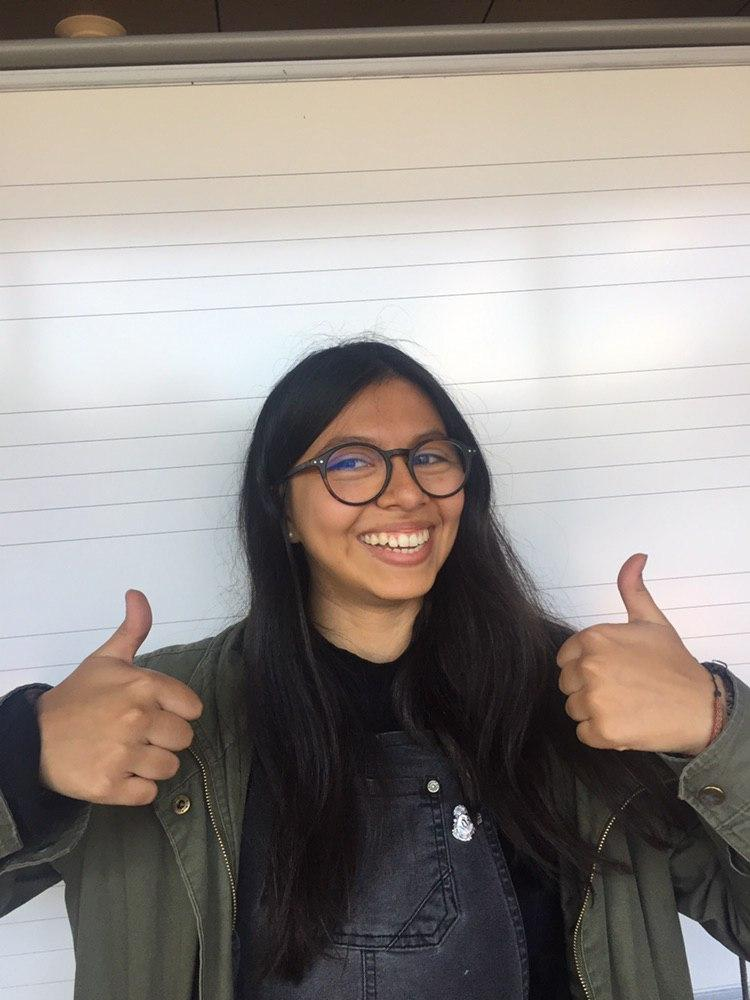
//> input picture proyecto/prueba/build/10.jpg, 750 x 1000 px
$ ./cara prueba/build/10.jpg   (built with g++ and OpenCV 4)
//> lines starting //> are read from the running program, lines starting //| are printed output that depends on the picture; after the words box and inside, x2 and y2 are one past the last pixel; in counts of white or black regions, pixels touching at a corner belong together
#include "opencv2/imgproc.hpp"
#include "opencv2/imgcodecs.hpp"
#include "opencv2/highgui.hpp"
#include <iostream>

using namespace cv;
using namespace std;

// todas las funciones, de ser necesario, convierten la imagen a gris, y al final lo retornan a bgr, para evitar complicaciones
// la imagen al ser retornada por una funcion, siempre va a ser bgr

// umbralizado
// back projection
void backProjection(Mat src, Mat &dst , int bins);
// otsu solo tomando en cuenta grises
void otsu(Mat &src, Mat &dst);
// otsu tomando en cuenta rgb, los colores inferiores al umbral los binarisa, el resto quedan intactos
void otsu2(Mat &src, Mat &res);
// valores superiores al umbral se les da el valor del umbral
void corteInferiorUmbral(Mat & src, Mat & dst, int umbral);

// suavizado
// se hace un suavizado por un kernel de tamaño kernel_size promedio
void suavisarPromedio( Mat &img, Mat &dst , int kernel_size);
// experimento, se ve chevere pero no fue muy util
void suavisarExp(Mat img, Mat &dst);


// se realiza el gradiente morfologico, primero erocion y luego dilatacion
void limpiar(Mat &img,Mat &res, int tipoero, int tipodil, int tam);
// retorna el histograma de la imagen src
void histograma(Mat src,Mat &histImg);
// ecualiza el histograma de la imagen src
void equalize( Mat &src , Mat &dst);


// supone agrupar colores en cantidad de cortes
void agruparColores( Mat &src, Mat &res, int cortes );
// igual pero con grises
void agruparGrises( Mat &src, Mat &res, int cortes );

int main( int argc, char* argv[] )
{
    CommandLineParser parser( argc, argv, "{@input |  | input image}" );
    Mat src = imread( parser.get<String>( "@input" ) );
//> src is the input picture: 1000 rows x 750 cols, CV_8UC3; mean B, G, R 136.1, 140.7, 148.2

    if( src.empty() )
    {
        cout << "Could not open or find the image!\n" << endl;
        cout << "Usage: " << argv[0] << " <Input image>" << endl;
        return -1;
    }

    corteInferiorUmbral(src,src,240);
    agruparColores(src,src,3);
    //agruparGrises(src,src,4);

    Mat hist;

    Mat res = src.clone();


    histograma(src,hist);

    otsu( src, src );

    //GaussianBlur( src, src, Size( 7, 7), 0, 0 );//applying Gaussian filter
    /*
    //suavisarPromedio( forma, forma , 9 );

    //suavisarExp(forma, forma);
    //backProjection  ( src, src , 70);
    //otsu2( src, src );
    //*

    //limpiar(forma, forma, 0, 0, 1);
    suavisarExp(forma, forma);

    backProjection  ( res,res , 70);

    //*/
    // -----------------------------------------

    res -= src ;

    std::stringstream ss( argv[ 1] );
    std::string basename;
    getline( ss, basename, '.' );


    imwrite(basename+"proyectohistograma.jpg", hist );

    imwrite(basename+"proyecto.jpg", src );
    imwrite(basename+"proyectoForma.jpg", res );

    return 0;
}

void agruparColores( Mat &src, Mat &res, int cortes )
{
//> called with cortes = 3
    res = src.clone();
    // vectores de aparicion de intensidades
    int verde[256] = {0};
    int rojo [256] = {0};
    int azul [256] = {0};

    MatIterator_< Vec3b > it, end;
    it  = res.begin< Vec3b >( );
    end = res.end< Vec3b >( );

    for(  ; it != end; ++it) // contar aparicion de cada tonalidad
    {
        azul [(*it)[0]] += 1;
        verde[(*it)[1]] += 1;
        rojo [(*it)[2]] += 1;
    }
//> after the loop, azul = 256 values, max 73337 at index 240, min 0 at index 241, mean 2929.7; verde = 256 values, max 63714 at index 240, min 0 at index 241, mean 2929.7; rojo = 256 values, max 55632 at index 240, min 0 at index 241, mean 2929.7

    int tam = int(256/cortes);
    int salto = int (256/ cortes );

    float* corteAzul  = new float[salto];
    float* corteRojo  = new float[salto];
    float* corteVerde = new float[salto];

    int* totalAzul  = new int[salto];
    int* totalRojo  = new int[salto];
    int* totalVerde = new int[salto];

    for(int a = 0 ; a < cortes ; a ++)
    {
        corteAzul [a] = 0;
        corteRojo [a] = 0;
        corteVerde[a] = 0;

        totalAzul [a] = 0;
        totalRojo [a] = 0;
        totalVerde[a] = 0;
    }


    cout<<"salto : "<<salto<<endl;

    for( int a = 0 ; a < cortes; a++)
    {
        for (int b = salto*a ; b < salto*(a+1) && b < 256; b++)
        {
            totalAzul[a]  += azul [b];
            totalRojo[a]  += rojo [b];
            totalVerde[a] += verde[b];

            corteAzul [a] += b * azul [b];
            corteRojo [a] += b * rojo [b];
            corteVerde[a] += b * verde[b];
        }
    }

    for( int a = 0 ; a < cortes; a++)
    {
        corteAzul [a] /= totalAzul [a];
        corteRojo [a] /= totalRojo [a];
        corteVerde[a] /= totalVerde[a];

    }

    cout<<"azul  : ";
    for(int a = 0 ; a < cortes ; a ++)
    {
        cout<<corteAzul[a]<<" | ";
    }
//> this loop made 3 passes
//| 45.1712 | 117.28 | 215.49 |
    cout<<endl<<"rojo  : ";
    for(int a = 0 ; a < cortes ; a ++)
    {
        cout<<corteRojo[a]<<" | ";
    }
    cout<<endl<<"verde : ";
    for(int a = 0 ; a < cortes ; a ++)
    {
        cout<<corteVerde[a]<<" | ";
    }
    cout<<endl;

    it  = res.begin< Vec3b >( );
    end = res.end< Vec3b >( );
    for(  ; it != end; ++it) // contar aparicion de cada tonalidad
    {
        (*it)[0] = corteAzul [ int((*it)[0]/salto) ];
        (*it)[1] = corteVerde[ int((*it)[1]/salto) ];
        (*it)[2] = corteRojo [ int((*it)[2]/salto) ];
    }
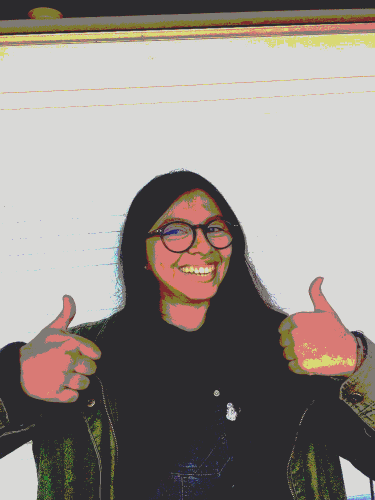
//> res: 1000 rows x 750 cols, CV_8UC3 (shown at 1/2 size); mean B, G, R 135.2, 139.9, 147

}

// [64 lines left out: function agruparGrises, not called in this run]

void corteInferiorUmbral(Mat & src, Mat & dst, int umbral)
{
    MatIterator_< Vec3b > it, end;
    it  = src.begin< Vec3b >( );
    end = src.end< Vec3b >( );

    for(  ; it != end; ++it) // contar aparicion de cada tonalidad
    {
        if( (*it)[0] > umbral ){ (*it)[0] = umbral; }
        if( (*it)[1] > umbral ){ (*it)[1] = umbral; }
        if( (*it)[2] > umbral ){ (*it)[2] = umbral; }
    }
}

// [10 lines left out: function equalize, not called in this run]

void histograma(Mat src,Mat &histImg)
{
    int bins = 255;

    Mat hue, hsv;
    cvtColor( src, hsv, COLOR_BGR2HSV );
//> hsv: 1000 rows x 750 cols, CV_8UC3; mean H, S, V 64.3, 25.5, 148.3
    hue.create(hsv.size(), hsv.depth());
    int ch[] = { 0, 0 };
    mixChannels( &hsv, 1, &hue, 1, ch, 1 );
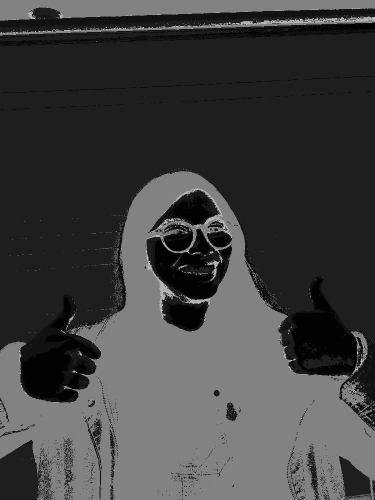
//> hue: 1000 rows x 750 cols, CV_8UC1 (shown at 1/2 size); min 2, max 179, mean 64.3

    int histSize = MAX( bins, 2 );
    float hue_range[] = { 0, 255 };
    const float* ranges = { hue_range };
    Mat hist;
    calcHist( &hue, 1, 0, Mat(), hist, 1, &histSize, &ranges, true, false );
//> hist = 255 values, max 366911 at index 30, min 0 at index 0, mean 2941.2
    normalize( hist, hist, 0, 255, NORM_MINMAX, -1, Mat() );
//> hist = 255 values, max 255 at index 30, min 0 at index 0, mean 2.04

    int w = 400, h = 400;
    int bin_w = cvRound( (double) w / histSize );
    histImg = Mat::zeros( h, w, CV_8UC3 );
    for (int i = 0; i < bins; i++)
    {
        rectangle( histImg, Point( i*bin_w, h ), Point( (i+1)*bin_w, h - cvRound( hist.at<float>(i)*h/255.0 ) ),
                   Scalar( 0, 0, 255 ), FILLED );
    }
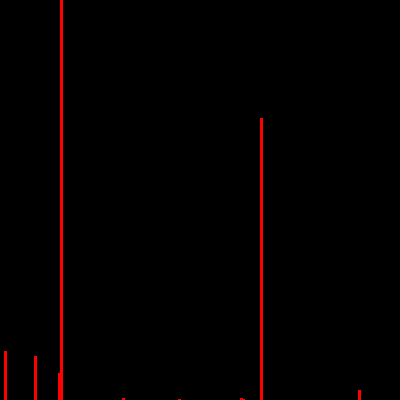
//> histImg: 400 rows x 400 cols, CV_8UC3; mean B, G, R 0, 0, 3.9
}

// [88 lines left out: functions erocion, dilatar, limpiar, aplicarKernel, suavisarExp, suavisarPromedio and 1 more, not called in this run]

/// ------------------------------------------- otsu

// encuentra la varianza para un color y su peso respectivo
void var(int color[] ,int total,int liminf, int limsup,float & varianza, float & peso)
{
    float promedio = 0;
    int tlocal     = 0;

    varianza = 0 ;
    peso     = 0;

    for ( int a = liminf ; a < limsup ; a ++)
    {
        peso     += color[a];
        promedio += a*color[a];
        tlocal   += color[a];
    }
    peso     /= total;
    promedio /= tlocal;
    for ( int a = liminf ; a < limsup ; a ++)
    {
        varianza += pow((a-promedio), 2 ) + color[a];
    }

    if (tlocal != 0)
    {
        varianza /= tlocal;
    }
    else
    {
        varianza  = 0;
    }
}

// encuentra el umbral optimo, a traves del metodo de otsu
float encontrarUmbral(int color[])
{
    int totalcolor = 0;

    for ( int i  = 0 ; i <= 255 ; i++)
    {
        totalcolor += color[i];
    }

    float vA  = 0;
    float cvA = 0;

    float pA  = 0;
    float cpA = 0;

    float minv   = 0 ;
    float varmin = 0 ;

    float actv   = 0 ;
    float varact = 0 ;

    for ( int corte  = 1 ; corte <= 255 ; corte++)
    {
        var(color,totalcolor, 0, corte, vA, pA);

        var(color,totalcolor, corte+1, 256,cvA,cpA);

        actv   = corte;
        varact = pA*vA + cpA*cvA;

        if ( corte == 1 )
        {
            minv   = actv;
            varmin = varact;
        }
        else if ( varact < varmin)
        {
            minv   = actv;
            varmin = varact;
        }
    }
    return minv;
}

// solo sirve para un color, esto porque debe estar la imagen en blanco y negro
void otsu(Mat &src, Mat &dst)
{
    cvtColor( src, dst, COLOR_RGB2GRAY);
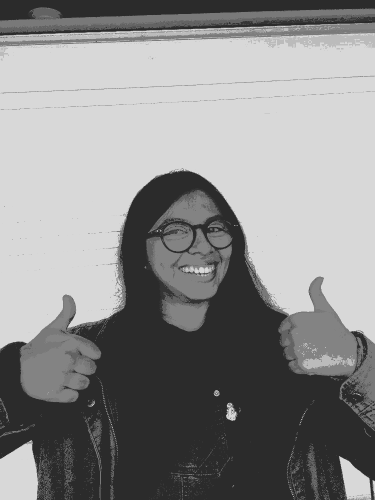
//> src: 1000 rows x 750 cols, CV_8UC1 (shown at 1/2 size); min 43, max 216, mean 139.1

    // vectores de aparicion de intensidades
    int azul [256] = {0};

    MatIterator_< Vec3b > it, end;
    it  = dst.begin< Vec3b >( );
    end = dst.end< Vec3b >( );

    for(  ; it != end; ++it) // contar aparicion de cada tonalidad
    {
        azul [(*it)[0]] += 1;
    }
//> after the loop, azul = 256 values, max 353380 at index 216, min 0 at index 0, mean 2929.7

    // se encuentran los umbrales
    float umbral  = encontrarUmbral(azul);
//> the loop in encontrarUmbral, `for ( int i  = 0 ; i <= 255 ; i++)` made 256 passes
//> totalcolor on passes 1 to 3: 0, 0, 0
//> after the loop in encontrarUmbral, `for ( int i  = 0 ; i <= 255 ; i++)`: totalcolor = 750000
//> the loop in encontrarUmbral, `for ( int corte  = 1 ; corte <= 255 ; corte++)` made 255 passes
//> (peso in var, peso in var (second call), cvA, cpA, varact, varmin) on pass 1: (0, 1, 2.86, 1, 2.86, 2.86)
//> after the loop in encontrarUmbral, `for ( int corte  = 1 ; corte <= 255 ; corte++)`: minv = 121; varmin = 1.48
//> umbral = 121

    // se inicializan los iteradores
    it  = dst.begin< Vec3b >( );
    end = dst.end< Vec3b >( );

    // se recorre la imagen original y en caso de una intensidad ser menor al umbral especifico, se guarda 0, de lo contrario 255
    for(  ; it != end; ++it)
    {
        if ( (*it)[0] > umbral  ) { (*it)[0] = 255 ; } // azul
        else                      { (*it)[0] = 0   ; }

        if ( (*it)[1] > umbral  ) { (*it)[0] = 255 ; } // verde
        else                      { (*it)[0] = 0   ; }

        if ( (*it)[2] > umbral )  { (*it)[0] = 255 ; } // rojo
        else                      { (*it)[0] = 0   ; }
    }
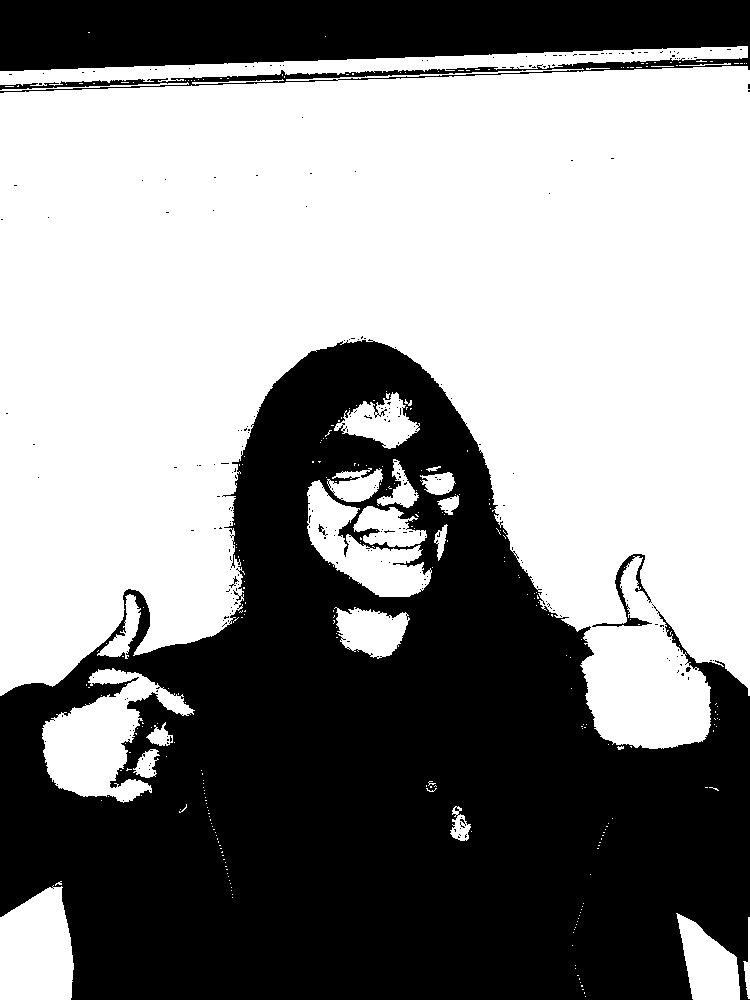
//> dst: 1000 rows x 750 cols, CV_8UC1; 55.1% white; 272 black regions (267 under 20 px), largest, box (x1, y1, x2, y2) and area: (0, 339, 750, 1000) 286931, (0, 0, 750, 93) 48182, (592, 554, 652, 627) 713, (318, 524, 328, 536) 36, (229, 576, 239, 588) 27

    cvtColor( dst, dst, COLOR_GRAY2RGB);
//> in main, `res -= src ;`:
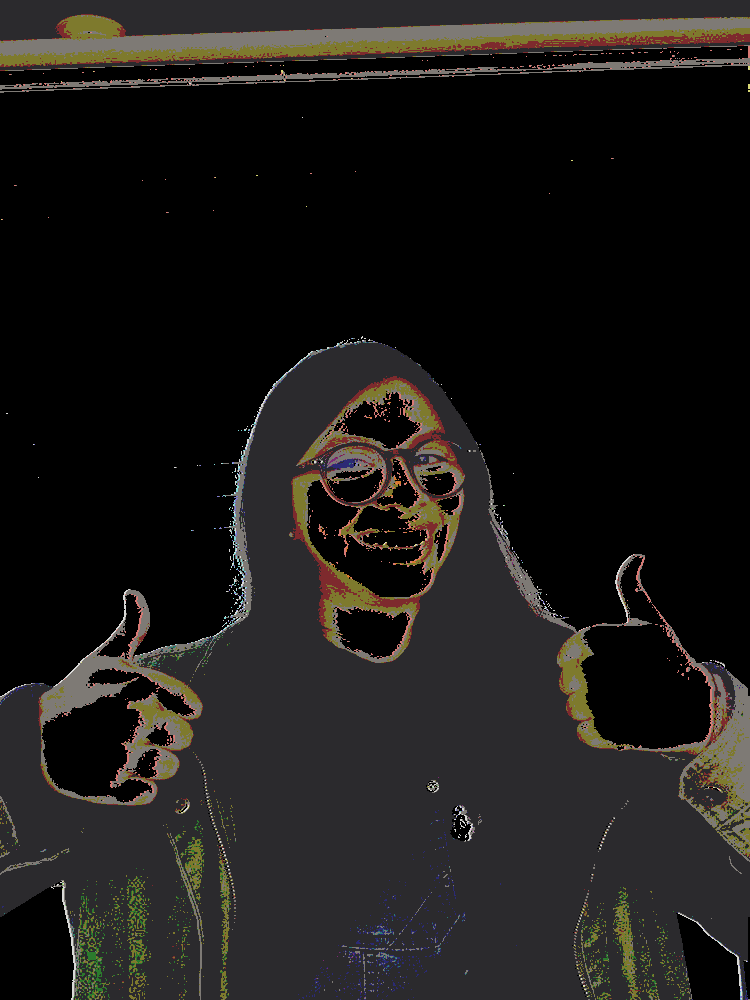
//> res: 1000 rows x 750 cols, CV_8UC3; mean B, G, R 24.6, 26.3, 28.2
}

// [43 lines left out: function otsu2, not called in this run]

$ run again, on proyecto/prueba/build/12.jpg
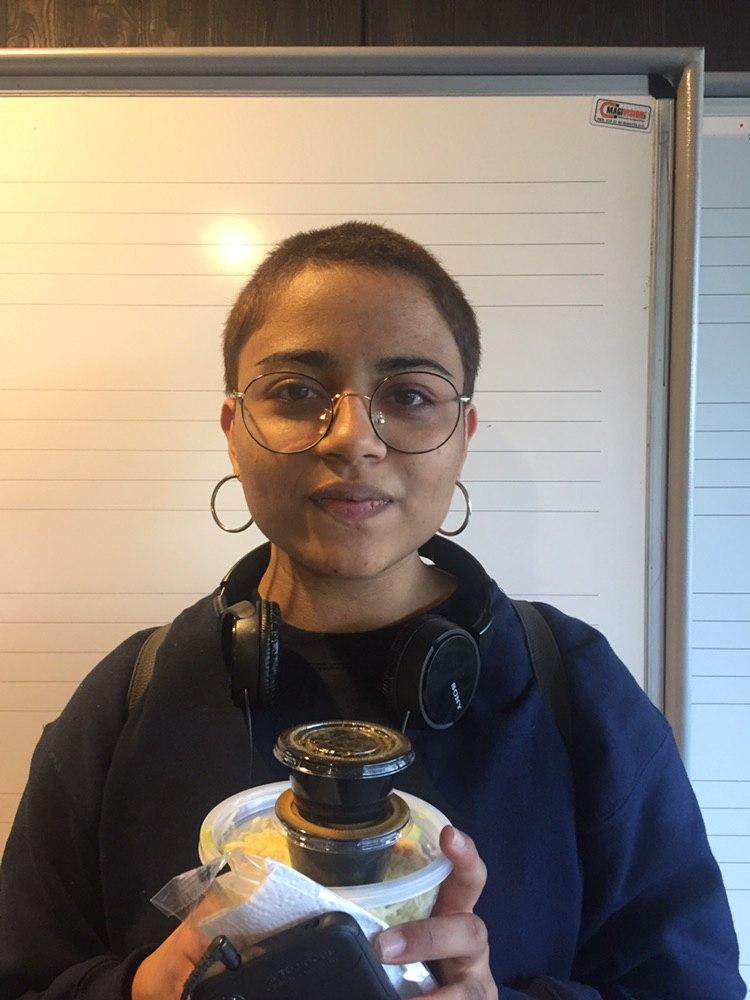
//> input picture proyecto/prueba/build/12.jpg, 750 x 1000 px
//> src is the input picture: 1000 rows x 750 cols, CV_8UC3; mean B, G, R 114.3, 123.8, 135
//> after the loop in agruparColores, `for(  ; it != end; ++it)`: azul = 256 values, max 22694 at index 240, min 0 at index 241, mean 2929.7; verde = 256 values, max 11731 at index 240, min 0 at index 241, mean 2929.7; rojo = 256 values, max 88363 at index 240, min 0 at index 241, mean 2929.7
//> the loop in agruparColores, `for(int a = 0 ; a < cortes ; a ++)` made 3 passes
//| 44.3833 | 133.054 | 194.8 |
//> hsv: 1000 rows x 750 cols, CV_8UC3; mean H, S, V 77.4, 61.7, 140.5
//> in histograma, `calcHist( &hue, 1, 0, Mat(), hist, 1, &histSize, &ranges, true, false );`: hist = 255 values, max 242477 at index 107, min 0 at index 0, mean 2941.2
//> in histograma, `normalize( hist, hist, 0, 255, NORM_MINMAX, -1, Mat() );`: hist = 255 values, max 255 at index 107, min 0 at index 0, mean 3.09
//> after the loop in otsu, `for(  ; it != end; ++it)`: azul = 256 values, max 242477 at index 41, min 0 at index 0, mean 2929.7
//> the loop in encontrarUmbral, `for ( int i  = 0 ; i <= 255 ; i++)` made 256 passes
//> totalcolor on passes 1 to 3: 0, 0, 0
//> after the loop in encontrarUmbral, `for ( int i  = 0 ; i <= 255 ; i++)`: totalcolor = 750000
//> the loop in encontrarUmbral, `for ( int corte  = 1 ; corte <= 255 ; corte++)` made 255 passes
//> (peso in var, peso in var (second call), cvA, cpA, varact, varmin) on passes 1, 41: (0, 1, 2.84, 1, 2.84, 2.84), (0, 0.677, 2.66, 0.677, 1.8, 1.8)
//> after the loop in encontrarUmbral, `for ( int corte  = 1 ; corte <= 255 ; corte++)`: minv = 125; varmin = 1.38
//> umbral = 125
//> after the loop in otsu, `for(  ; it != end; ++it)`:
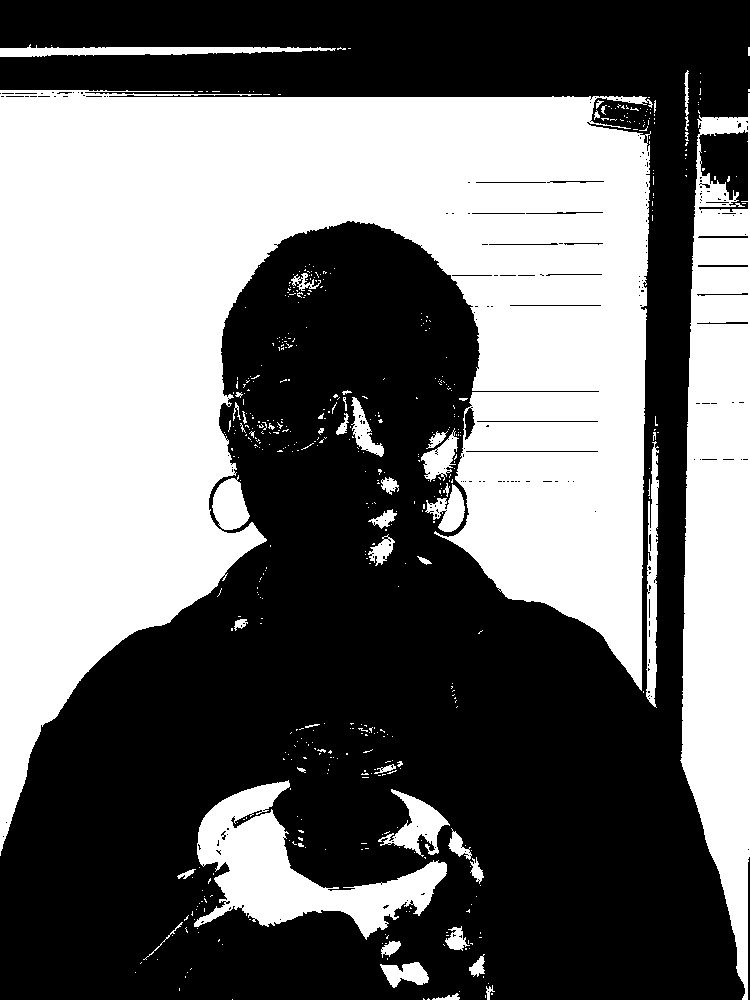
//> dst: 1000 rows x 750 cols, CV_8UC1; 44.2% white; 529 white regions (480 under 20 px), largest, box (x1, y1, x2, y2) and area: (0, 90, 653, 856) 256771, (680, 93, 750, 1000) 44038, (194, 780, 447, 940) 14750
//> `res -= src ;`:
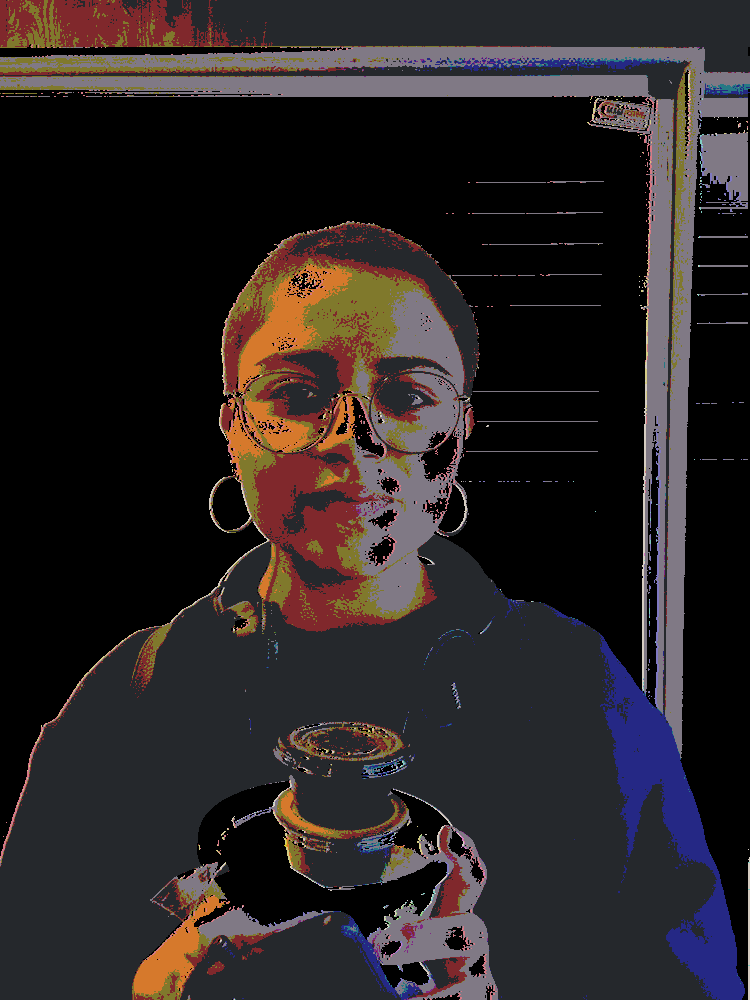
//> res: 1000 rows x 750 cols, CV_8UC3; mean B, G, R 36.9, 35.8, 41.8
